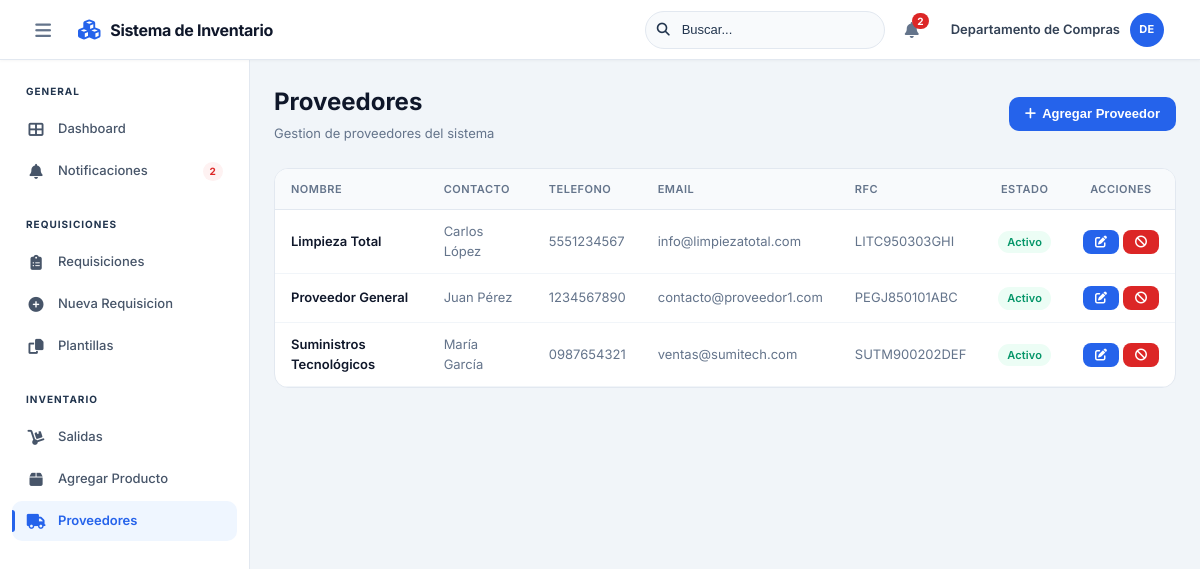
The app's page /proveedores.php (signed in) with its own data.
### tables this page shows
CREATE TABLE proveedores (
    id INT PRIMARY KEY AUTO_INCREMENT,
    nombre VARCHAR(200) NOT NULL,
    contacto VARCHAR(200),
    telefono VARCHAR(20),
    email VARCHAR(100),
    direccion TEXT,
    rfc VARCHAR(20),
    activo TINYINT(1) DEFAULT 1,
    created_at TIMESTAMP DEFAULT CURRENT_TIMESTAMP,
    updated_at TIMESTAMP DEFAULT CURRENT_TIMESTAMP ON UPDATE CURRENT_TIMESTAMP
);

### proveedores.php (called while the page is built, shortened)
<?php
$proveedorModel = new Proveedor();
$proveedores = $proveedorModel->obtenerTodos();
require_once 'includes/header.php';
require_once 'views/proveedores.view.php';
require_once 'includes/footer.php';

### config/database.php (called while the page is built, shortened)
<?php
function getConnection() {
    $conn = new mysqli(DB_HOST, DB_USER, DB_PASS, DB_NAME);
    $conn->set_charset("utf8");
    return $conn;
}

### models/Proveedor.php (called while the page is built, shortened)
<?php
class Proveedor {
    private $db;
    public function __construct() {
        $this->db = getConnection();
    }
    public function obtenerTodos($activos_solo = false) {
        $sql = "SELECT * FROM proveedores";
        $sql .= " ORDER BY nombre ASC";
        $result = $this->db->query($sql);
        return $result->fetch_all(MYSQLI_ASSOC);
    }
}

### views/proveedores.view.php (the view, shortened to what this page needs)
<main class="main-content">
    <div style="display: flex; justify-content: space-between; align-items: center; margin-bottom: 1.5rem;">
        <div>
            <h1 style="margin: 0 0 4px 0; font-size: 1.5rem; font-weight: 700; color: var(--gray-900);">Proveedores</h1>
            <p style="margin: 0; color: var(--text-muted); font-size: 0.8125rem;">Gestion de proveedores del sistema</p>
        </div>
        <button onclick="location.href='agregar-proveedor.php'" class="btn btn-primary">
            <i class="fas fa-plus"></i> Agregar Proveedor
        </button>
    </div>
    <div class="card" style="overflow: hidden;">
        <div style="overflow-x: auto;">
            <table style="width: 100%; border-collapse: collapse;">
                <thead>
                    <tr style="background: var(--gray-50);">
                        <th style="padding: 0.75rem 1rem; text-align: left; font-weight: 600; color: var(--gray-500); font-size: 0.6875rem; text-transform: uppercase; letter-spacing: 0.5px; border-bottom: 1px solid var(--border-color);">Nombre</th>
                        <th style="padding: 0.75rem 1rem; text-align: left; font-weight: 600; color: var(--gray-500); font-size: 0.6875rem; text-transform: uppercase; letter-spacing: 0.5px; border-bottom: 1px solid var(--border-color);">Contacto</th>
                        <th style="padding: 0.75rem 1rem; text-align: left; font-weight: 600; color: var(--gray-500); font-size: 0.6875rem; text-transform: uppercase; letter-spacing: 0.5px; border-bottom: 1px solid var(--border-color);">Telefono</th>
                        <th style="padding: 0.75rem 1rem; text-align: left; font-weight: 600; color: var(--gray-500); font-size: 0.6875rem; text-transform: uppercase; letter-spacing: 0.5px; border-bottom: 1px solid var(--border-color);">Email</th>
                        <th style="padding: 0.75rem 1rem; text-align: left; font-weight: 600; color: var(--gray-500); font-size: 0.6875rem; text-transform: uppercase; letter-spacing: 0.5px; border-bottom: 1px solid var(--border-color);">RFC</th>
                        <th style="padding: 0.75rem 1rem; text-align: center; font-weight: 600; color: var(--gray-500); font-size: 0.6875rem; text-transform: uppercase; letter-spacing: 0.5px; border-bottom: 1px solid var(--border-color);">Estado</th>
                        <th style="padding: 0.75rem 1rem; text-align: center; font-weight: 600; color: var(--gray-500); font-size: 0.6875rem; text-transform: uppercase; letter-spacing: 0.5px; border-bottom: 1px solid var(--border-color);">Acciones</th>
                    </tr>
                </thead>
                <tbody>
                    <?php if (empty($proveedores)): ?>
                    <tr>
                        <td colspan="7" style="text-align: center; padding: 4rem; color: var(--gray-400);">
                            <i class="fas fa-truck" style="font-size: 2.5rem; margin-bottom: 0.75rem; display: block; opacity: 0.4;"></i>
                            <span style="font-size: 0.9375rem; font-weight: 500;">No hay proveedores registrados</span>
                        </td>
                    </tr>
                    <?php else: ?>
                        <?php foreach ($proveedores as $proveedor): ?>
                        <tr style="border-bottom: 1px solid var(--gray-100); transition: background 0.15s;" onmouseover="this.style.background='var(--gray-50)'" onmouseout="this.style.background='transparent'">
                            <td style="padding: 0.75rem 1rem; color: var(--gray-900); font-weight: 600; font-size: 0.8125rem;"><?php echo htmlspecialchars($proveedor['nombre']); ?></td>
                            <td style="padding: 0.75rem 1rem; color: var(--text-muted); font-size: 0.8125rem;"><?php echo htmlspecialchars($proveedor['contacto']); ?></td>
                            <td style="padding: 0.75rem 1rem; color: var(--text-muted); font-size: 0.8125rem;"><?php echo htmlspecialchars($proveedor['telefono']); ?></td>
                            <td style="padding: 0.75rem 1rem; color: var(--text-muted); font-size: 0.8125rem;"><?php echo htmlspecialchars($proveedor['email']); ?></td>
                            <td style="padding: 0.75rem 1rem; color: var(--text-muted); font-size: 0.8125rem;"><?php echo htmlspecialchars($proveedor['rfc']); ?></td>
                            <td style="padding: 0.75rem 1rem; text-align: center;">
                                <?php if ($proveedor['activo']): ?>
                                    <span class="badge badge-success">Activo</span>
                                <?php else: ?>
                                    <span class="badge badge-danger">Inactivo</span>
                                <?php endif; ?>
                            </td>
                            <td style="padding: 0.75rem 1rem; text-align: center;">
                                <div style="display: flex; gap: 4px; justify-content: center;">
                                    <button onclick="editarProveedor(<?php echo $proveedor['id']; ?>)" class="btn btn-sm btn-primary"><i class="fas fa-edit"></i></button>
                                    <?php if ($proveedor['activo']): ?>
                                        <button onclick="toggleEstadoProveedor(<?php echo $proveedor['id']; ?>, 0)" class="btn btn-sm btn-danger" title="Desactivar"><i class="fas fa-ban"></i></button>
                                    <?php else: ?>
                                        <button onclick="toggleEstadoProveedor(<?php echo $proveedor['id']; ?>, 1)" class="btn btn-sm btn-success" title="Activar"><i class="fas fa-check"></i></button>
                                    <?php endif; ?>
                                </div>
                            </td>
                        </tr>
                        <?php endforeach; ?>
                    <?php endif; ?>
                </tbody>
            </table>
        </div>
    </div>
</main>

### styles.css (style rules this page uses)
* { margin: 0; padding: 0; box-sizing: border-box; }
:root { --primary: #2563eb; --primary-hover: #1d4ed8; --primary-light: #eff6ff; --primary-50: #eff6ff; --primary-100: #dbeafe; --primary-200: #bfdbfe; --primary-600: #2563eb; --primary-700: #1d4ed8; --success: #059669; --success-light: #ecfdf5; --success-dark: #047857; --warning: #d97706; --warning-light: #fffbeb; --danger: #dc2626; --danger-light: #fef2f2; --info: #0891b2; --info-light: #ecfeff; --white: #ffffff; --gray-50: #f8fafc; --gray-100: #f1f5f9; --gray-200: #e2e8f0; --gray-300: #cbd5e1; --gray-400:rgb(34, 53, 78); --gray-500: #64748b; --gray-600: #475569; --gray-700: #334155; --gray-800: #1e293b; --gray-900: #0f172a; --text-primary: #0f172a; --text-secondary: #475569; --text-muted: #64748b; --text-light: #94a3b8; --background: #f1f5f9; --card-bg: #ffffff; --border-color: #e2e8f0; --radius-sm: 8px; --radius-md: 10px; --radius-lg: 14px; --radius-xl: 20px; --radius-full: 9999px; --shadow-xs: 0 1px 2px rgba(0, 0, 0, 0.04); --shadow-sm: 0 1px 3px rgba(0, 0, 0, 0.06), 0 1px 2px rgba(0, 0, 0, 0.04); --shadow-md: 0 4px 6px -1px rgba(0, 0, 0, 0.07), 0 2px 4px -2px rgba(0, 0, 0, 0.04); --shadow-lg: 0 10px 25px -5px rgba(0, 0, 0, 0.08), 0 8px 10px -6px rgba(0, 0, 0, 0.03); --shadow-card: 0 1px 3px rgba(0,0,0,0.04), 0 1px 2px rgba(0,0,0,0.06); --shadow-card-hover: 0 10px 30px -5px rgba(37, 99, 235, 0.15), 0 4px 6px -4px rgba(0,0,0,0.05); --transition: all 0.2s ease; --transition-fast: all 0.15s ease; }
body { font-family: "Inter", -apple-system, BlinkMacSystemFont, "Segoe UI", Roboto, sans-serif; background: var(--background); color: var(--text-primary); line-height: 1.5; font-size: 14px; min-height: 100vh; -webkit-font-smoothing: antialiased; }
.main-content { flex: 1; padding: 1.5rem; overflow-y: auto; background: var(--background); }
.btn { display: inline-flex; align-items: center; gap: 0.375rem; padding: 0.5rem 1rem; border: none; border-radius: var(--radius-md); font-size: 0.8125rem; font-weight: 600; cursor: pointer; transition: var(--transition-fast); text-decoration: none; white-space: nowrap; line-height: 1.4; }
.btn-primary { background: var(--primary); color: var(--white); }
.btn-danger { background: var(--danger); color: var(--white); }
.btn-sm { padding: 0.375rem 0.75rem; font-size: 0.75rem; gap: 0.25rem; border-radius: var(--radius-sm); }
.badge { display: inline-flex; align-items: center; padding: 0.1875rem 0.5625rem; border-radius: var(--radius-full); font-size: 0.6875rem; font-weight: 600; letter-spacing: 0.01em; }
.badge-success { background: var(--success-light); color: var(--success); }
.form-container, .card { background: var(--white); border: 1px solid var(--border-color); border-radius: var(--radius-lg); margin-bottom: 1.25rem; }

### records on screen
proveedores: nombre "Limpieza Total", contacto "Carlos López", telefono "5551234567", email "info@limpiezatotal.com", rfc "LITC950303GHI", activo "Activo"
proveedores: nombre "Proveedor General", contacto "Juan Pérez", telefono "1234567890", email "contacto@proveedor1.com", rfc "PEGJ850101ABC", activo "Activo"
proveedores: nombre "Suministros Tecnológicos", contacto "María García", telefono "0987654321", email "ventas@sumitech.com", rfc "SUTM900202DEF", activo "Activo"

### other values on screen
$no_leidas "2"
$_SESSION['user_nombre'] "Departamento de Compras"
substr($_SESSION['user_nombre'] ?? 'U', 0, 2) "DE"
